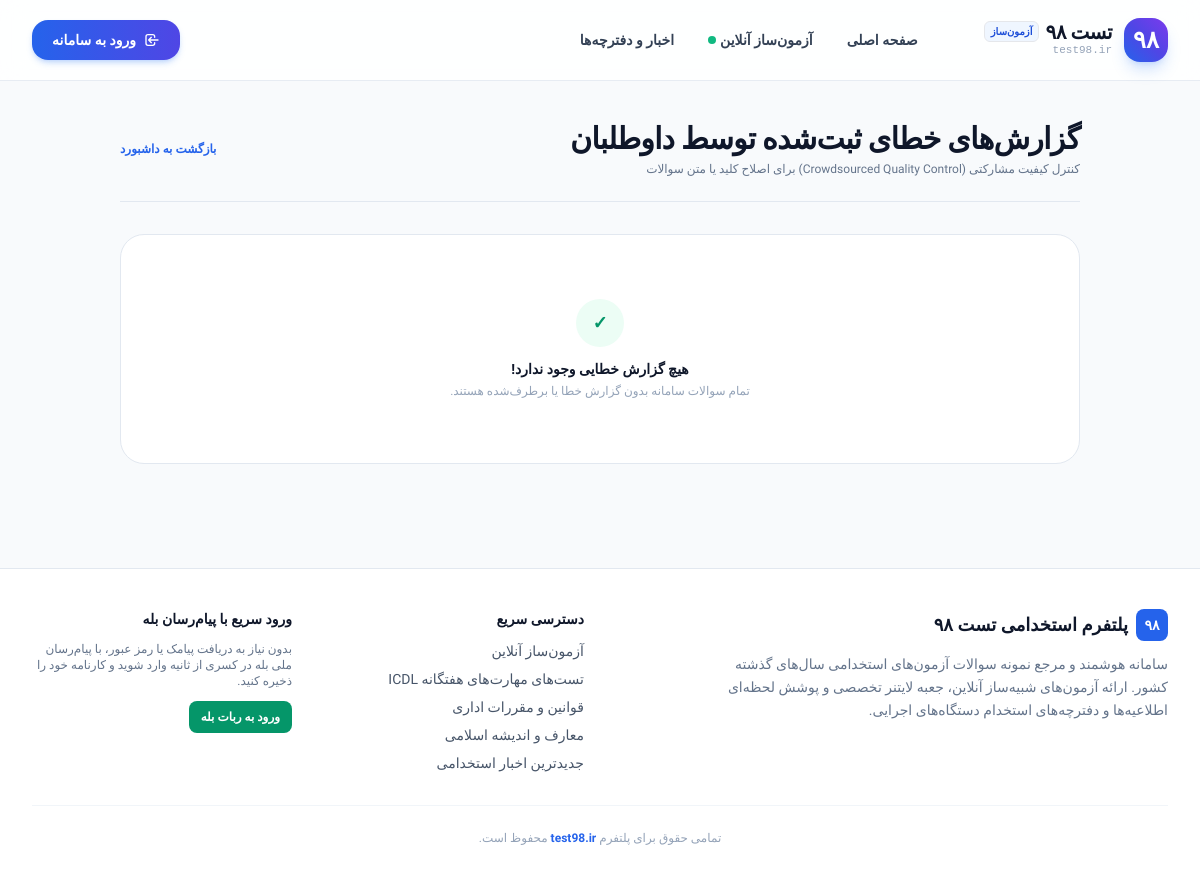
The app's page /admin/reports, older data.
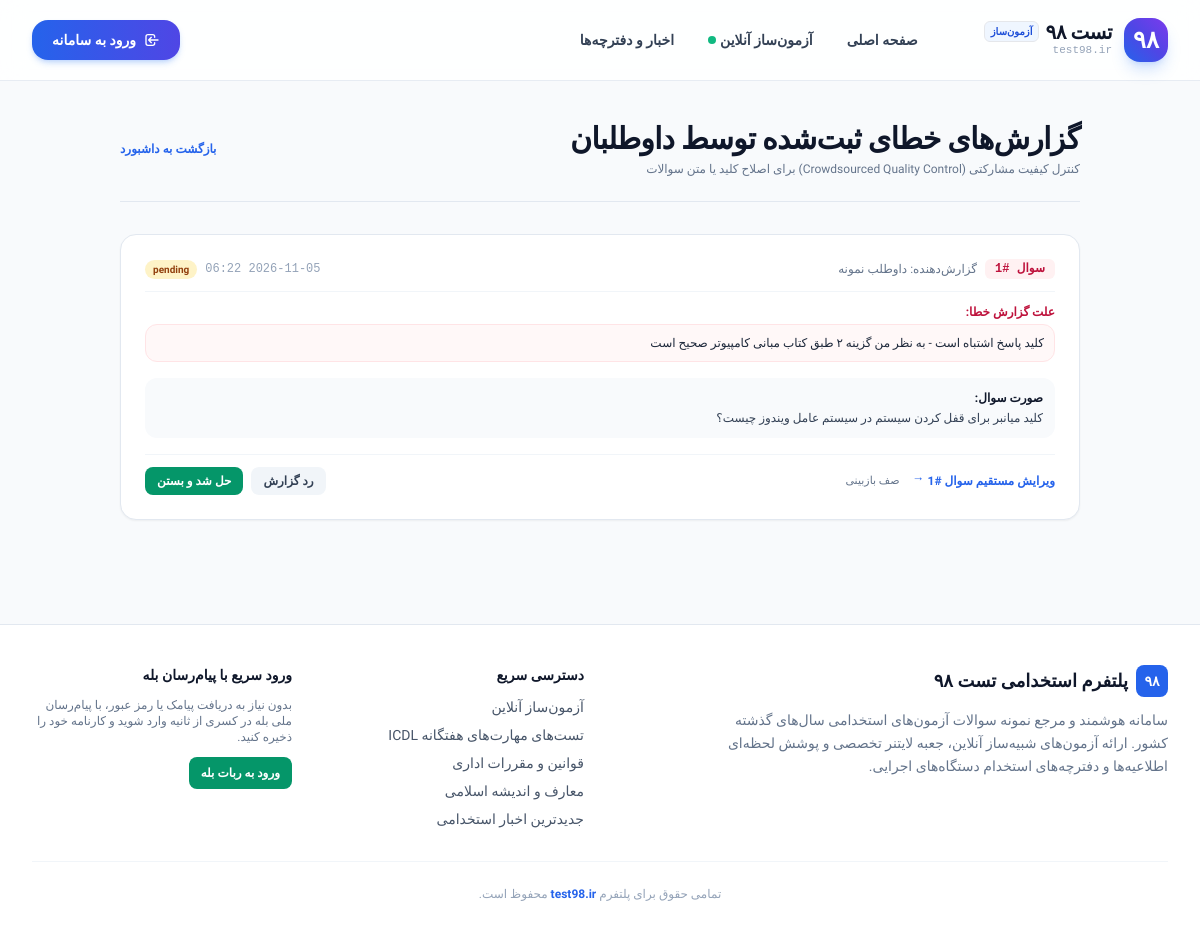
The same page, newer data.
### tables this page shows
CREATE TABLE question_reports (
                id INTEGER PRIMARY KEY AUTOINCREMENT,
                question_id INTEGER NOT NULL,
                user_id INTEGER,
                reason TEXT NOT NULL,
                details TEXT,
                status TEXT DEFAULT 'pending', -- pending, resolved, dismissed
                created_at TIMESTAMP DEFAULT CURRENT_TIMESTAMP,
                FOREIGN KEY (question_id) REFERENCES questions(id)
            );

CREATE TABLE users (
                id INTEGER PRIMARY KEY AUTOINCREMENT,
                bale_chat_id INTEGER UNIQUE,
                phone TEXT UNIQUE,
                full_name TEXT,
                is_vip INTEGER DEFAULT 0,
                role TEXT DEFAULT 'user', -- user, admin
                created_at TIMESTAMP DEFAULT CURRENT_TIMESTAMP
            );

CREATE TABLE questions (
                id INTEGER PRIMARY KEY AUTOINCREMENT,
                category TEXT NOT NULL,
                question_text TEXT NOT NULL,
                options_json TEXT NOT NULL, -- آرایه JSON از ۴ گزینه
                correct_index INTEGER,      -- 0 تا 3 (NULL یعنی نیازمند بررسی ادمین)
                explanation TEXT,           -- پاسخ تشریحی و نکات کلیدی
                source_channel TEXT,        -- کانال مبدا تلگرام
                source_msg_id INTEGER,      -- شناسه پیام اصلی تلگرام
                text_hash TEXT UNIQUE,      -- هش جهت جلوگیری از تکرار دقیق
                difficulty_level TEXT DEFAULT 'medium', -- easy, medium, hard
                status TEXT DEFAULT 'published',        -- published, needs_review, rejected
                report_count INTEGER DEFAULT 0,         -- گزارش خطای کاربران
                views_count INTEGER DEFAULT 0,
                correct_answers_count INTEGER DEFAULT 0,
                wrong_answers_count INTEGER DEFAULT 0,
                created_at TIMESTAMP DEFAULT CURRENT_TIMESTAMP,
                FOREIGN KEY (category) REFERENCES categories(code)
            );

### app/routers/admin.py (the view)
@router.get("/reports", response_class=HTMLResponse)
async def admin_reports_page(request: Request, response: Response):
    user = await require_admin(request, response)
    async with get_db() as db:
        cursor = await db.execute("""
            SELECT
                qr.*,
                q.question_text, q.options_json, q.correct_index,
                u.full_name as reporter_name
            FROM question_reports qr
            JOIN questions q ON qr.question_id = q.id
            LEFT JOIN users u ON qr.user_id = u.id
            ORDER BY qr.id DESC LIMIT 50
        """)
        rows = await cursor.fetchall()
        reports = []
        for r in rows:
            reports.append({
                "id": r["id"],
                "question_id": r["question_id"],
                "question_text": r["question_text"],
                "options": json.loads(r["options_json"]),
                "correct_index": r["correct_index"],
                "reason": r["reason"],
                "details": r["details"],
                "status": r["status"],
                "reporter_name": r["reporter_name"],
                "created_at": r["created_at"]
            })
    return templates.TemplateResponse(
        request=request,
        name="admin/reports.html",
        context={
            "user": user,
            "reports": reports,
            "settings": settings
        }
    )

### app/templates/admin/reports.html (shortened to what this page needs)
{% extends "base.html" %}
{% block content %}
<div class="max-w-5xl mx-auto px-4 sm:px-6 lg:px-8 py-10">
    <div class="flex flex-col sm:flex-row items-start sm:items-center justify-between pb-6 mb-8 border-b border-slate-200 gap-4">
        <div>
            <h1 class="text-2xl sm:text-3xl font-black text-slate-900 tracking-tight mb-1">گزارش‌های خطای ثبت‌شده توسط داوطلبان</h1>
            <p class="text-xs text-slate-500">کنترل کیفیت مشارکتی (Crowdsourced Quality Control) برای اصلاح کلید یا متن سوالات</p>
        </div>
        <a href="/admin" class="text-xs text-brand-600 font-bold hover:underline">بازگشت به داشبورد</a>
    </div>
    {% if reports %}
    <div class="space-y-6">
        {% for rep in reports %}
        <div id="rep-row-{{ rep.id }}" class="bg-white rounded-2xl border border-slate-200 p-6 shadow-sm">
            <div class="flex items-center justify-between mb-3 pb-3 border-b border-slate-100">
                <div class="flex items-center gap-2">
                    <span class="px-2.5 py-0.5 rounded-md font-mono text-xs font-black bg-rose-50 text-rose-700">
                        سوال #{{ rep.question_id }}
                    </span>
                    <span class="text-xs text-slate-500">گزارش‌دهنده: {{ rep.reporter_name or 'کاربر مهمان' }}</span>
                </div>
                <div class="flex items-center gap-2">
                    <span class="text-xs text-slate-400 font-mono">{{ rep.created_at[:16] }}</span>
                    <span class="px-2 py-0.5 rounded-full text-[10px] font-bold {% if rep.status == 'pending' %}bg-amber-100 text-amber-800{% else %}bg-slate-100 text-slate-600{% endif %}">
                        {{ rep.status }}
                    </span>
                </div>
            </div>
            <div class="mb-4">
                <span class="text-xs font-bold text-rose-700 block mb-1">علت گزارش خطا:</span>
                <p class="text-xs text-slate-800 bg-rose-50/50 p-2.5 rounded-xl border border-rose-100 font-medium">
                    {{ rep.reason }} {% if rep.details %} - {{ rep.details }}{% endif %}
                </p>
            </div>
            <div class="p-3 bg-slate-50 rounded-xl mb-4 text-xs text-slate-700">
                <span class="font-bold text-slate-900 block mb-1">صورت سوال:</span>
                {{ rep.question_text }}
            </div>
            <div class="flex items-center justify-between pt-3 border-t border-slate-100 text-xs">
                <div class="flex items-center gap-3">
                    <a href="/admin/questions?q={{ rep.question_id }}" class="font-bold text-brand-600 hover:underline flex items-center gap-1">
                        <span>ویرایش مستقیم سوال #{{ rep.question_id }}</span>
                        <span class="rtl:rotate-180">←</span>
                    </a>
                    <a href="/admin/moderation" class="font-medium text-slate-500 hover:text-slate-800 text-[11px]">
                        صف بازبینی
                    </a>
                </div>
                <div class="flex items-center gap-2">
                    <form hx-post="/admin/reports/resolve" hx-target="#rep-row-{{ rep.id }}" hx-swap="outerHTML" class="inline">
                        <button type="submit" class="px-3 py-1.5 rounded-lg bg-slate-100 hover:bg-slate-200 text-slate-700 font-bold">
                            رد گزارش
                        </button>
                    </form>
                    <form hx-post="/admin/reports/resolve" hx-target="#rep-row-{{ rep.id }}" hx-swap="outerHTML" class="inline">
                        <button type="submit" class="px-3 py-1.5 rounded-lg bg-emerald-600 hover:bg-emerald-700 text-white font-bold">
                            حل شد و بستن
                        </button>
                    </form>
                </div>
            </div>
        </div>
        {% endfor %}
    </div>
    {% else %}
    <div class="text-center py-16 bg-white rounded-3xl border border-slate-200">
        <div class="w-12 h-12 rounded-full bg-emerald-50 text-emerald-600 flex items-center justify-center mx-auto mb-3 font-bold text-lg">
            ✓
        </div>
        <h3 class="font-bold text-slate-900 text-sm mb-1">هیچ گزارش خطایی وجود ندارد!</h3>
        <p class="text-xs text-slate-400">تمام سوالات سامانه بدون گزارش خطا یا برطرف‌شده هستند.</p>
    </div>
    {% endif %}
</div>
{% endblock %}

### app/templates/base.html (shortened to what this page needs)
<!DOCTYPE html>
<html lang="fa" dir="rtl">
<head>
    <script src="https://cdn.tailwindcss.com"></script>
</head>
<body class="bg-slate-50 text-slate-800 flex flex-col min-h-screen" x-data="{ loginModalOpen: false }">
    <header class="bg-white/85 backdrop-blur-md border-b border-slate-200/80 sticky top-0 z-40 shadow-sm/40 transition-all">
        <div class="max-w-7xl mx-auto px-4 sm:px-6 lg:px-8">
            <div class="flex items-center justify-between h-16 sm:h-20">
                <div class="flex items-center gap-3">
                    <a href="/" class="flex items-center gap-3 group">
                        <div class="w-11 h-11 rounded-2xl bg-gradient-to-tr from-brand-600 via-indigo-600 to-violet-600 flex items-center justify-center text-white font-black text-2xl shadow-lg shadow-brand-500/25 group-hover:scale-105 group-hover:shadow-brand-500/40 transition-all duration-300">
                            ۹۸
                        </div>
                        <div class="flex flex-col">
                            <div class="flex items-center gap-1.5">
                                <span class="font-black text-xl text-slate-900 tracking-tight leading-none group-hover:text-brand-600 transition-colors">تست ۹۸</span>
                                <span class="px-1.5 py-0.5 rounded-md bg-brand-50 text-[10px] font-extrabold text-brand-700 border border-brand-200/60">آزمون‌ساز</span>
                            </div>
                            <span class="text-[11px] text-slate-400 font-medium font-mono">test98.ir</span>
                        </div>
                    </a>
                    <nav class="hidden md:flex items-center gap-1.5 mr-10">
                        <a href="/" class="px-3.5 py-2 rounded-xl text-sm font-semibold text-slate-700 hover:text-brand-600 hover:bg-slate-100/80 transition-all">صفحه اصلی</a>
                        <a href="/exam/builder" class="px-3.5 py-2 rounded-xl text-sm font-semibold text-slate-700 hover:text-brand-600 hover:bg-slate-100/80 transition-all flex items-center gap-1">
                            <span>آزمون‌ساز آنلاین</span>
                            <span class="w-2 h-2 rounded-full bg-emerald-500 animate-pulse"></span>
                        </a>
                        <a href="/news" class="px-3.5 py-2 rounded-xl text-sm font-semibold text-slate-700 hover:text-brand-600 hover:bg-slate-100/80 transition-all">اخبار و دفترچه‌ها</a>
                    </nav>
                </div>
                <div class="flex items-center gap-3">
                    {% if user %}
                        <div class="flex items-center gap-2">
                            {% if user.role == 'admin' %}
                                <a href="/admin" class="hidden sm:flex items-center gap-1.5 px-3 py-2 rounded-xl text-xs font-bold bg-indigo-50 text-indigo-700 hover:bg-indigo-100 border border-indigo-200 transition-colors">
                                    <span>👑 پنل مدیریت</span>
                                </a>
                            {% endif %}
                            <a href="/user/dashboard" class="flex items-center gap-2 px-3.5 py-2 rounded-xl text-xs font-bold text-slate-800 bg-slate-100/80 hover:bg-slate-200/70 border border-slate-200 shadow-sm transition-all hover:scale-[1.02]">
                                <span class="w-2.5 h-2.5 rounded-full bg-emerald-500 shadow-sm shadow-emerald-500/50"></span>
                                <span>{{ user.full_name or 'میز کار داوطلب' }}</span>
                            </a>
                            <a href="/user/profile" class="p-2.5 text-slate-500 hover:text-brand-600 rounded-xl hover:bg-slate-100 border border-transparent hover:border-slate-200 transition-all" title="مشخصات و پروفایل کاربری">
                                <svg class="w-4 h-4" fill="none" stroke="currentColor" viewBox="0 0 24 24"><path stroke-linecap="round" stroke-linejoin="round" stroke-width="2" d="M16 7a4 4 0 11-8 0 4 4 0 018 0zM12 14a7 7 0 00-7 7h14a7 7 0 00-7-7z"></path></svg>
                            </a>
                            <a href="/user/history" class="p-2.5 text-slate-500 hover:text-brand-600 rounded-xl hover:bg-slate-100 border border-transparent hover:border-slate-200 transition-all" title="سوابق آزمون‌ها">
                                <svg class="w-4 h-4" fill="none" stroke="currentColor" viewBox="0 0 24 24"><path stroke-linecap="round" stroke-linejoin="round" stroke-width="2" d="M12 8v4l3 3m6-3a9 9 0 11-18 0 9 9 0 0118 0z"></path></svg>
                            </a>
                            <a href="/auth/logout" class="p-2.5 text-slate-400 hover:text-rose-600 rounded-xl hover:bg-rose-50 border border-transparent hover:border-rose-100 transition-all" title="خروج از حساب">
                                <svg class="w-4 h-4" fill="none" stroke="currentColor" viewBox="0 0 24 24"><path stroke-linecap="round" stroke-linejoin="round" stroke-width="2" d="M17 16l4-4m0 0l-4-4m4 4H7m6 4v1a3 3 0 01-3 3H6a3 3 0 01-3-3V7a3 3 0 013-3h4a3 3 0 013 3v1"></path></svg>
                            </a>
                        </div>
                    {% else %}
                        <a href="/login" class="flex items-center gap-2 px-5 py-2.5 rounded-2xl text-xs sm:text-sm font-black text-white bg-gradient-to-r from-brand-600 to-indigo-600 hover:from-brand-500 hover:to-indigo-500 shadow-md shadow-brand-500/25 hover:shadow-lg hover:shadow-brand-500/35 transition-all duration-300 hover:scale-[1.02] active:scale-[0.98]">
                            <svg class="w-4 h-4" fill="none" stroke="currentColor" viewBox="0 0 24 24"><path stroke-linecap="round" stroke-linejoin="round" stroke-width="2" d="M11 16l-4-4m0 0l4-4m-4 4h14m-5 4v1a3 3 0 01-3 3H6a3 3 0 01-3-3V7a3 3 0 013-3h7a3 3 0 013 3v1"></path></svg>
                            <span>ورود به سامانه</span>
                        </a>
                    {% endif %}
                </div>
            </div>
        </div>
    </header>
    <main class="flex-1">
        {% block content %}{% endblock %}
    </main>
    <footer class="bg-white border-t border-slate-200 mt-16 py-10">
        <div class="max-w-7xl mx-auto px-4 sm:px-6 lg:px-8">
            <div class="grid grid-cols-1 md:grid-cols-4 gap-8 mb-8">
                <div class="md:col-span-2">
                    <div class="flex items-center gap-2 mb-3">
                        <div class="w-8 h-8 rounded-lg bg-brand-600 flex items-center justify-center text-white font-bold text-sm">۹۸</div>
                        <span class="font-extrabold text-slate-900 text-lg">پلتفرم استخدامی تست ۹۸</span>
                    </div>
                    <p class="text-sm text-slate-500 leading-relaxed max-w-md">
                        سامانه هوشمند و مرجع نمونه سوالات آزمون‌های استخدامی سال‌های گذشته کشور. ارائه آزمون‌های شبیه‌ساز آنلاین، جعبه لایتنر تخصصی و پوشش لحظه‌ای اطلاعیه‌ها و دفترچه‌های استخدام دستگاه‌های اجرایی.
                    </p>
                </div>
                <div>
                    <h4 class="font-bold text-slate-900 text-sm mb-3">دسترسی سریع</h4>
                    <ul class="space-y-2 text-sm text-slate-600">
                        <li><a href="/exam/builder" class="hover:text-brand-600">آزمون‌ساز آنلاین</a></li>
                        <li><a href="/exam/builder?category=icdl" class="hover:text-brand-600">تست‌های مهارت‌های هفتگانه ICDL</a></li>
                        <li><a href="/exam/builder?category=laws" class="hover:text-brand-600">قوانین و مقررات اداری</a></li>
                        <li><a href="/exam/builder?category=maaref" class="hover:text-brand-600">معارف و اندیشه اسلامی</a></li>
                        <li><a href="/news" class="hover:text-brand-600">جدیدترین اخبار استخدامی</a></li>
                    </ul>
                </div>
                <div>
                    <h4 class="font-bold text-slate-900 text-sm mb-3">ورود سریع با پیام‌رسان بله</h4>
                    <p class="text-xs text-slate-500 mb-3">
                        بدون نیاز به دریافت پیامک یا رمز عبور، با پیام‌رسان ملی بله در کسری از ثانیه وارد شوید و کارنامه خود را ذخیره کنید.
                    </p>
                    <a href="https://ble.ir/{{ settings.BALE_BOT_USERNAME }}" target="_blank" class="inline-flex items-center gap-2 px-3 py-2 rounded-lg bg-emerald-600 text-white text-xs font-semibold hover:bg-emerald-700 transition-colors">
                        <span>ورود به ربات بله</span>
                    </a>
                </div>
            </div>
            <div class="border-t border-slate-100 pt-6 text-center text-xs text-slate-400">
                تمامی حقوق برای پلتفرم <a href="/" class="text-brand-600 font-semibold">test98.ir</a> محفوظ است.
            </div>
        </div>
    </footer>
</body>
</html>

### app/templates/base.html (style rules this page uses)
body { font-family: 'Vazirmatn', sans-serif; }

Row changes from the older to the newer data that the page shows:
added question_reports: question_id "1", full_name "داوطلب نمونه", created_at "2026-11-05 06:22", status "pending", reason "کلید پاسخ اشتباه است", details "به نظر من گزینه ۲ طبق کتاب مبانی کامپیوتر صحیح است", question_text "کلید میانبر برای قفل کردن سیستم در سیستم عامل ویندوز چیست؟"
Text that changed along with them:
text no longer shown: "✓ هیچ گزارش خطایی وجود ندارد! تمام سوالات سامانه بدون گزارش خطا یا برطرف‌شده هستند."
